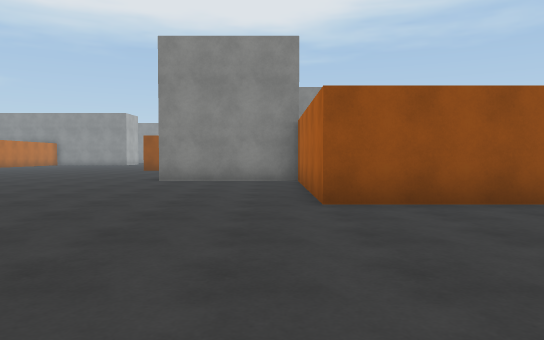
view 1 (above)

24 first-person views from a walk through a scene from a Unity 3-D project. The camera is 1.2 m above the floor, tilts 2° down and sees 70° across. The floor is counted in squares, 2 m on a side. Each view is taken from the middle of a square. On the plan, view 1 faces up. The plan holds only what a view shows up to about 11 squares ahead; the rest is blank. The place goes on beyond the plan. The player is left out. Surface patterns are stand-ins for the level's own textures.

view 2
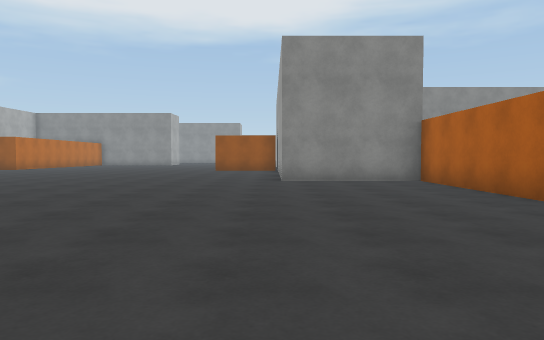

view 3
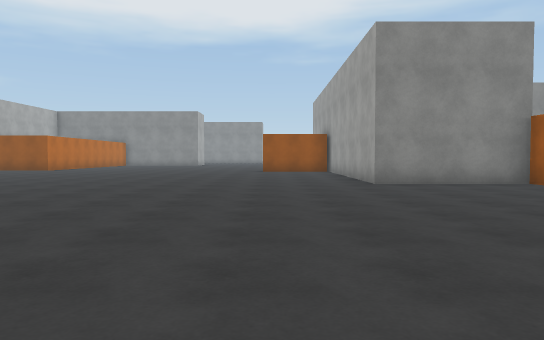

view 4
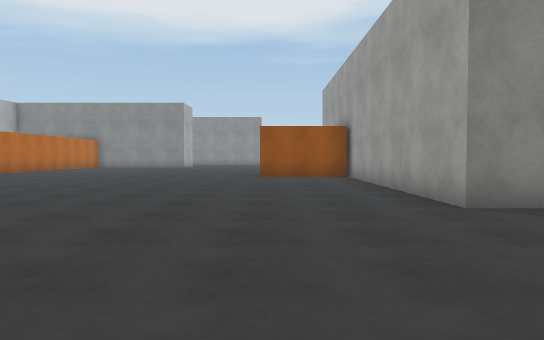

view 5
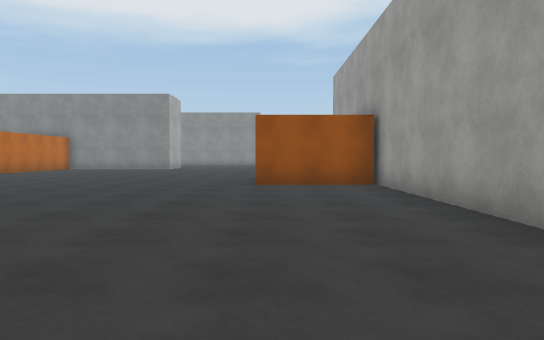

view 6
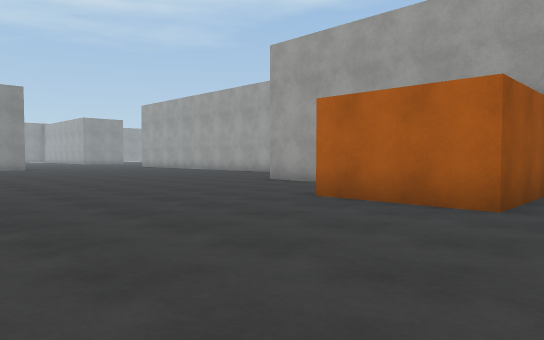

view 7
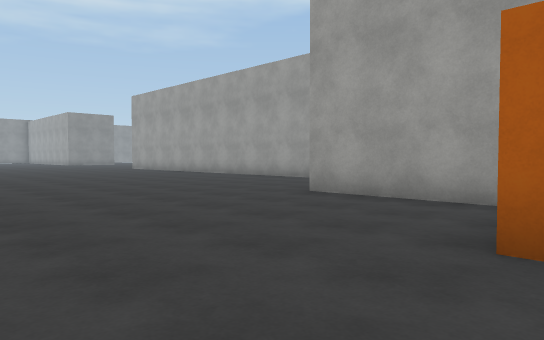

view 8
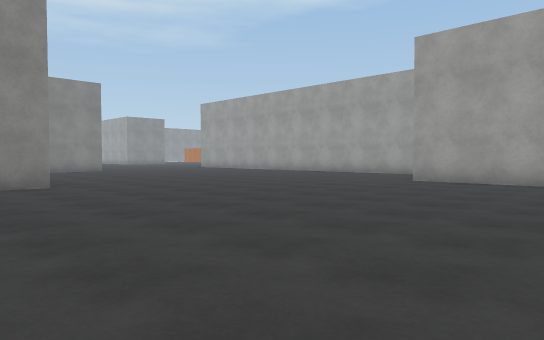

view 9
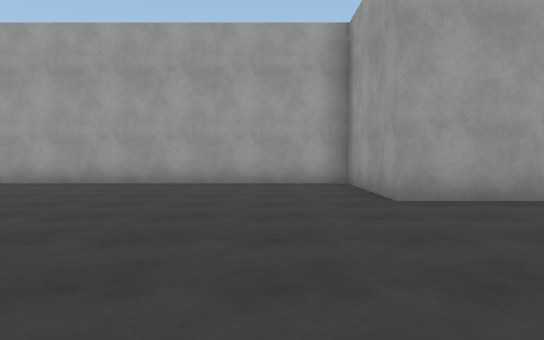

view 10
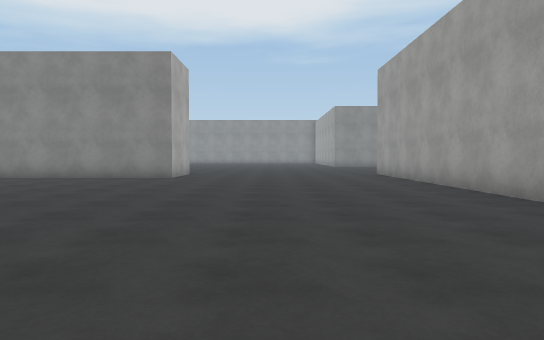

view 11
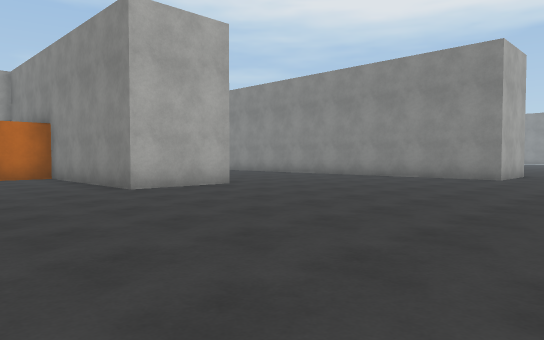

view 12
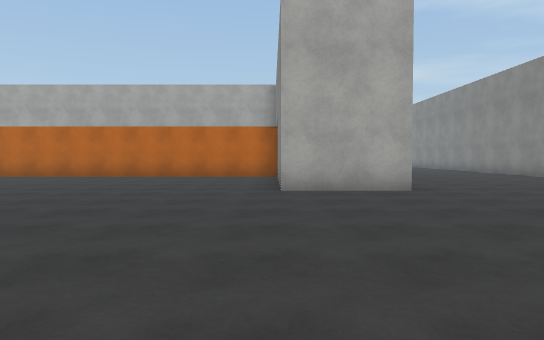

view 13
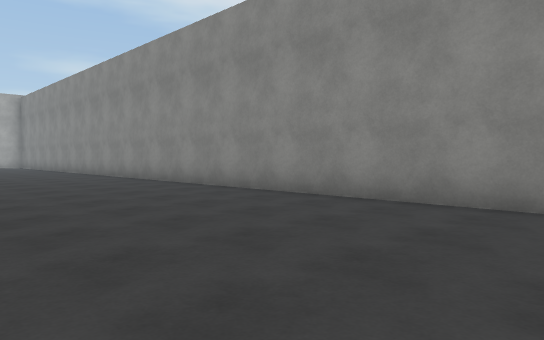

view 14
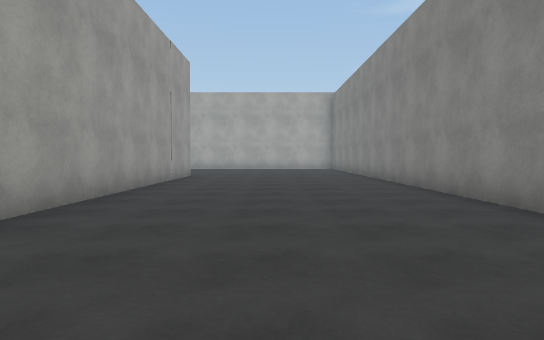

view 15
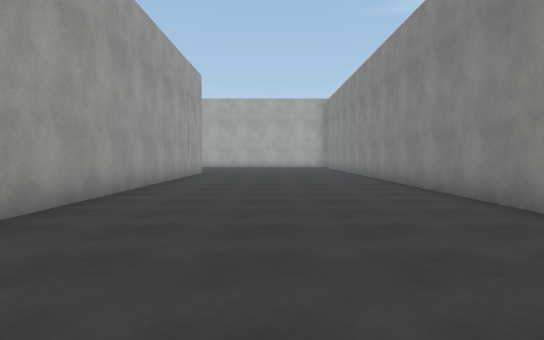

view 16
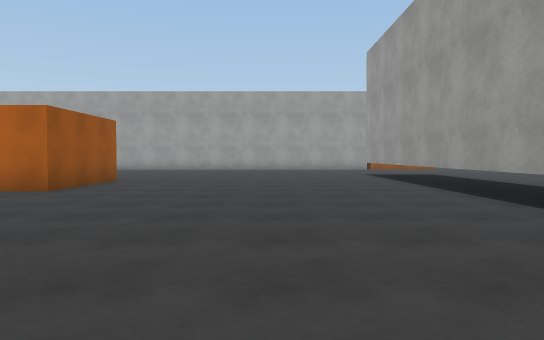

view 17
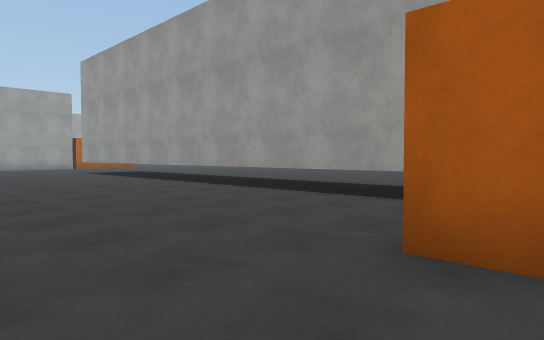

view 18
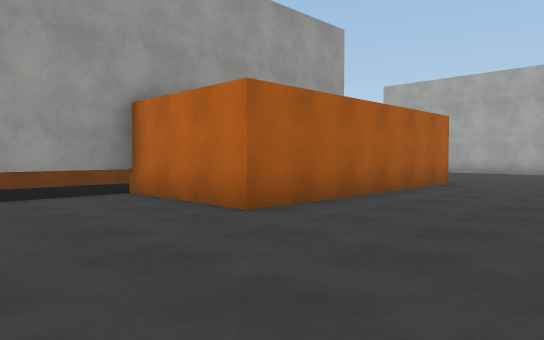

view 19
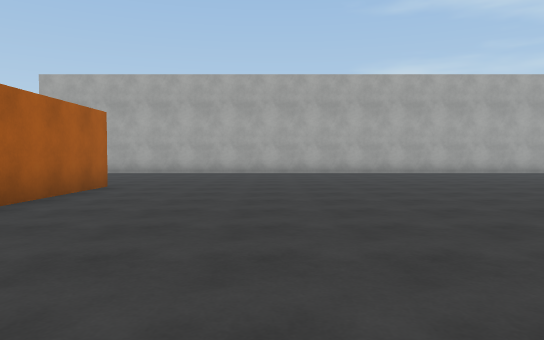

view 20
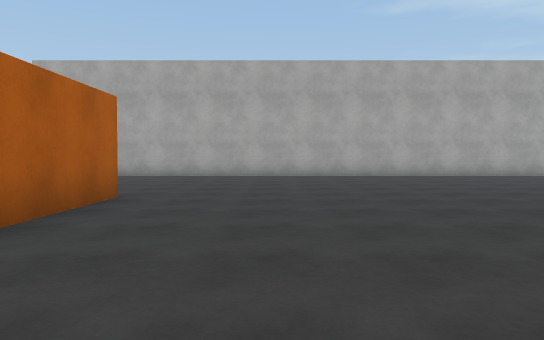

view 21
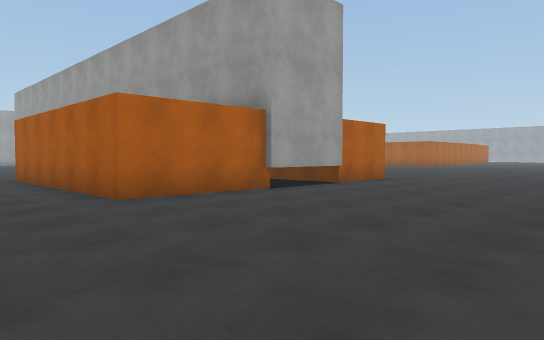

view 22
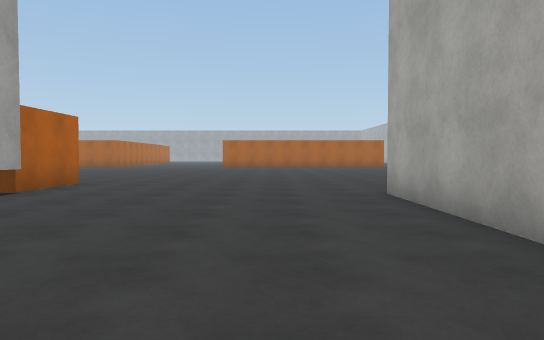

view 23
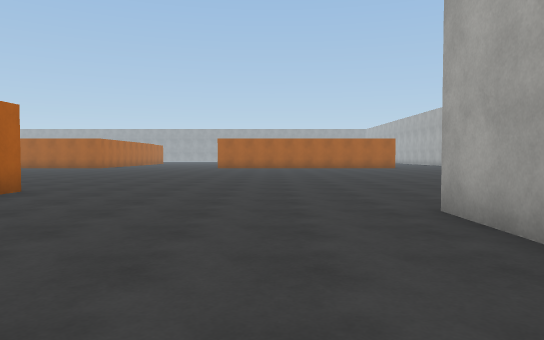

view 24
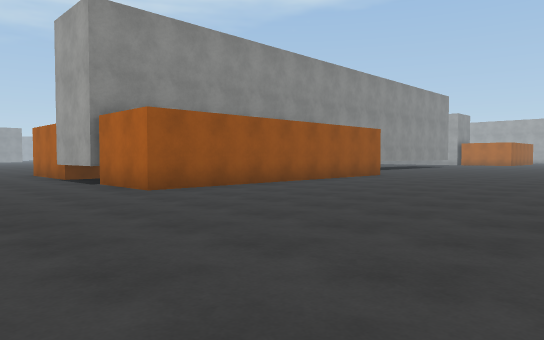

### Floor plan
Key: @ floor where view 1 was taken; # wall or solid block; . floor; T thing the floor can be seen under or through.
Columns run from 20 left of view 1 to 5 right of it. Each row starts with its distance up from view 1.
 34 ###############......#
 33 .....................#
 32 .....................#
 31 .....................#
 30 .....................#
 29 .....................#
 28 ###########..........#
 27      ######..........#
 26      #...............#
 25      #...............#
 24       ...............#
 23       ...............#
 22       ............####
 21       ............#
 20       ............#
 19       ............#
 18         .......#
 17          ......####
 16         ..........#
 15         ..........#
 14          .........#
 13          .........#
 12         ..........#
 11     ..  ..........#
 10   ................####
  9   ...................#
  8   ...................#
  7   ...................#
  6   ...................#
  5   ...................###..
  4   ........................
  3   ........................
  2   ........................
  1   ........................
  0   ......######......@.....
 -1  #......#    #............
 -2  #......#    #TTTT#TT#####
 -3  #......#
 -4  #......#
 -5  .......##  ###  ..     ..
 -6 ........######   ..     ..
 -7 ..............
 -8 ...............
 -9 ................
-10 .................
-11 .................
-12     .........
-13     ....

Positions as (right, up) in squares from view 1, and headings:
1: (0, 0), facing up
2: (-3, 0), facing up
3: (-5, 1), facing up
4: (-5, 5), facing up
5: (-5, 8), facing up
6: (-10, 15), facing up-right
7: (-8, 18), facing up-right
8: (-12, 18), facing up-right
9: (-8, 24), facing right
10: (-3, 23), facing up
11: (-3, 23), facing up-left
12: (-3, 26), facing left
13: (-5, 29), facing up-left
14: (-9, 31), facing left
15: (-7, 31), facing left
16: (-6, 1), facing right
17: (-8, 3), facing down-right
18: (-4, 4), facing down-left
19: (-5, 4), facing left
20: (-7, 3), facing left
21: (-18, 3), facing down-right
22: (-17, 2), facing down
23: (-17, 0), facing down
24: (-16, -13), facing up-right
